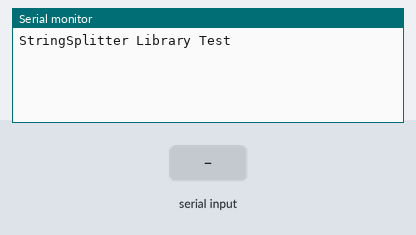
A sketch run on a simulated Arduino Uno, built with avr-gcc and run on an emulated ATmega328P. On the bench: the last lines printed to the serial monitor. Inputs (shaded band) come from the test bench.

Above: at 1.2 s.
1.3 s: "0,1\n" received over Serial
At 3.5 s:
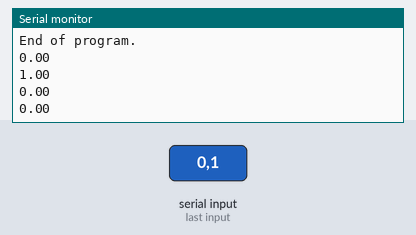
3.8 s: "0" received over Serial
At 5.4 s:
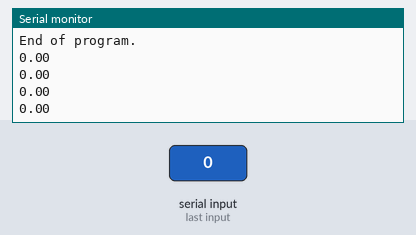
6.2 s: "90,45,200\n" received over Serial
At 7.6 s:
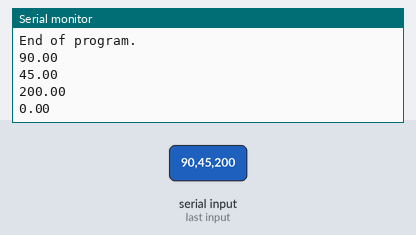
8.7 s: "90,45,200,10\n" received over Serial
At 10.7 s:
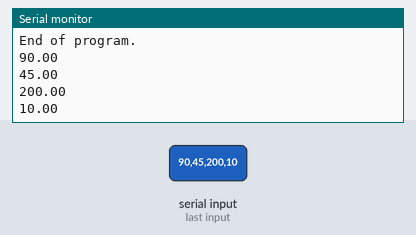
Timing chart, 0 to 12.1 s (numbered marks = the images above; inputs shaded):
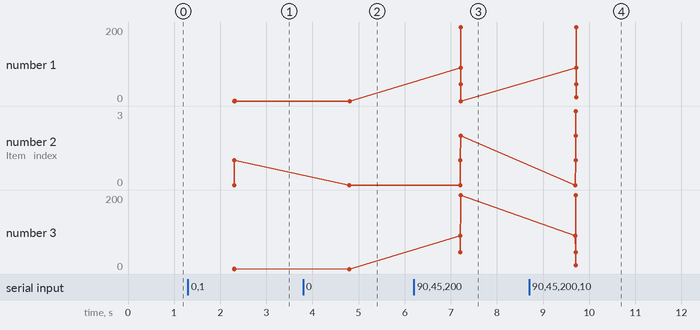

The sketch:

String_splitter_final.ino
```cpp
#include <StringSplitter.h>

#include "StringSplitter.h"
#include <ThingSpeak.h>
double data1,data2,data3,data4;

void setup() {
  Serial.begin(115200);
  Serial.println(F("StringSplitter Library Test"));
}
void loop() {
  // put your main code here, to run repeatedly:
  while(Serial.available()) {
String strTest = Serial.readString();
  Serial.println("Test String: " + strTest);


  StringSplitter *splitter = new StringSplitter(strTest, ',', 6);  // new StringSplitter(string_to_split, delimiter, limit)
  int itemCount = splitter->getItemCount();
  Serial.println("Item count: " + String(itemCount));
  data1 = 0;
  data2 = 0;
  data3 = 0;
  data4 = 0;
  for(int i = 0; i < itemCount; i++){
    String item = splitter->getItemAtIndex(i);
    item.toFloat();
    Serial.println("Item @ index " + String(i) + ": " + item);
    //strncpy(data, item.c_str(), 100);
    if (String(i) =="0") {data1 = item.toFloat();}
    if (String(i) =="1") {data2 = item.toFloat();}
    if (String(i) =="2") {data3 = item.toFloat();}
    if (String(i) =="3") {data4 = item.toFloat();}

  Serial.println("End of program.");
  //Serial.end();
}
    Serial.println(data1);
    Serial.println(data2);
    Serial.println(data3);
    Serial.println(data4);
}
}
```

Measured:
- after the input at 1.3 s, the serial monitor: prints a new line after 1.0 s (image 1)
- after the input at 3.8 s, the serial monitor: prints a new line after 1.0 s (image 2)
- after the input at 6.2 s, the serial monitor: prints a new line after 1.0 s (image 3)
- after the input at 8.7 s, the serial monitor: prints a new line after 1.0 s (image 4)
- plotted number 1: 0 → 10 after the input at 8.7 s
- plotted number 2: 0 → 2 after the input at 6.2 s
- plotted number 3: 0 → 200 after the input at 6.2 s, 200 → 10 after the input at 8.7 s
